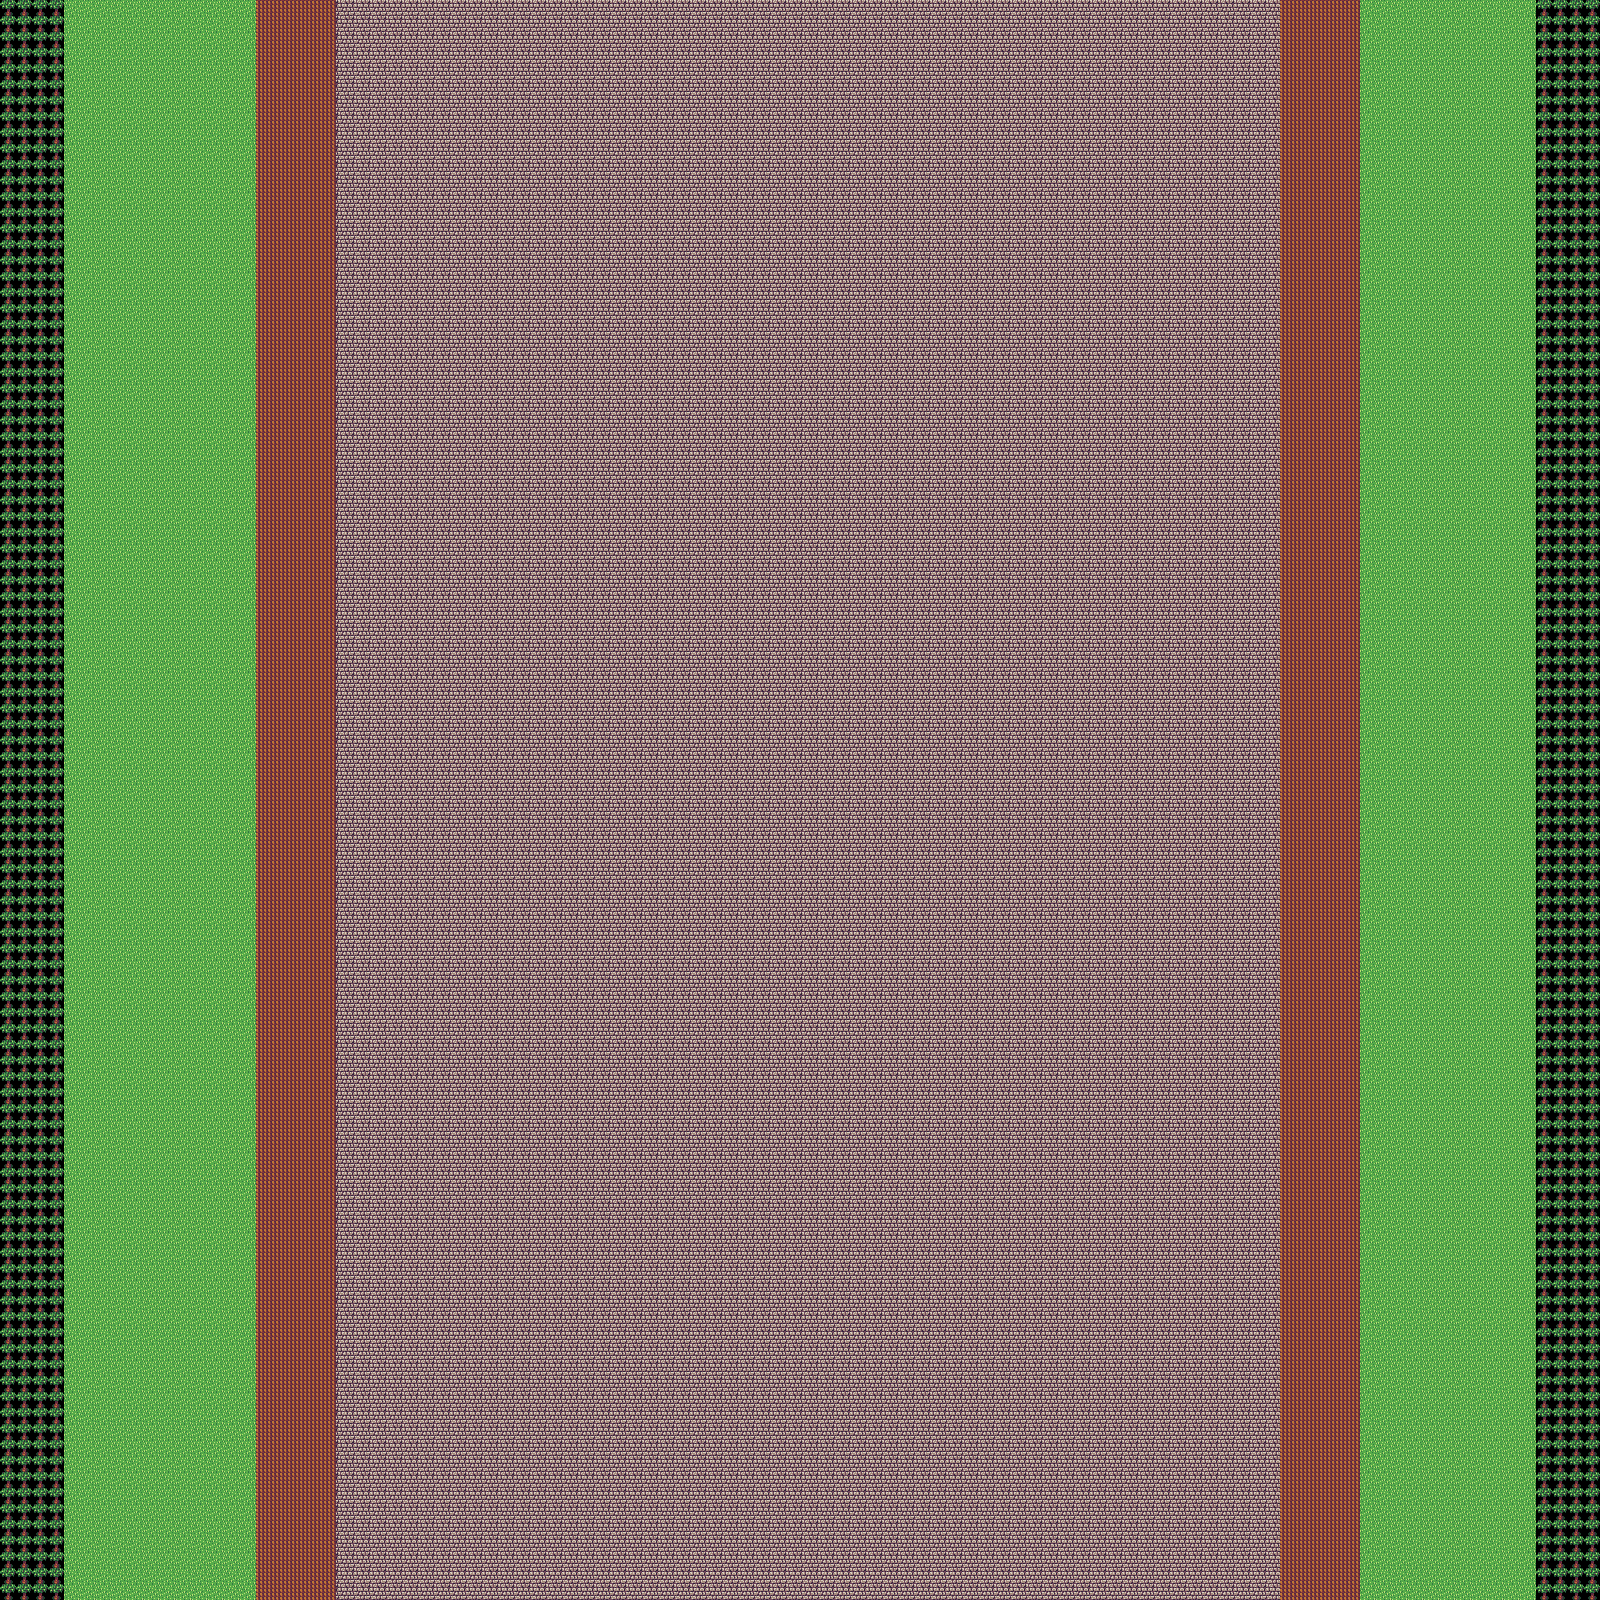

The image is a tile-based game level rendered from a .tmx file. Its description and source (layers, tilesets, objects; grid data summarised) follow:
An orthogonal 100x100 tile map with 16x16 px tiles, 1 tile layer (Tile Layer 1).

<map version="1.10" tiledversion="1.11.2" orientation="orthogonal" renderorder="right-down" width="100" height="100" tilewidth="16" tileheight="16" infinite="0" nextlayerid="2" nextobjectid="1">
 <tileset firstgid="1" name="TownTIles" tilewidth="16" tileheight="16" tilecount="30" columns="10">
  <image source="../images/town_tiles.png" width="160" height="48" />
 </tileset>
 <layer id="1" name="Tile Layer 1" width="100" height="100">
  <data>[10000 cells, 10000 non-empty, 4 distinct tile ids]</data>
 </layer>
</map>
